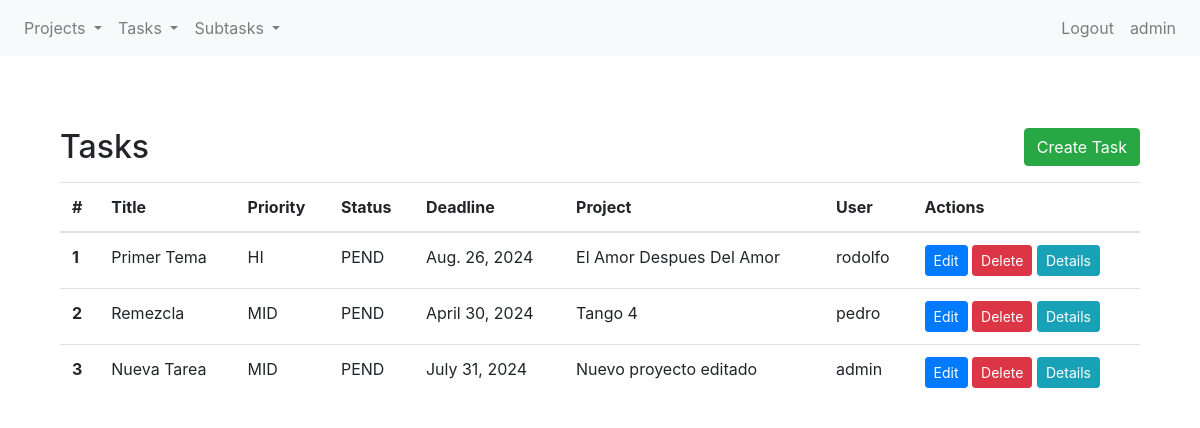
/projects/tasks/list/ (signed in), run on the app's committed database.
### projects/models.py (models this page shows, shortened)
class Task(models.Model):
    class Priority(models.TextChoices):
        HIGH = 'HI', 'High'
        MEDIUM = 'MID', 'Medium'
        LOW = 'LOW', 'Low'
    class Status(models.TextChoices):
        PENDING = 'PEND', 'Pending'
        ONGOING = 'ON', 'Ongoing'
        FINISHED = 'FIN', 'Finished'
    title = models.CharField(max_length=255)
    description = models.TextField()
    priority = models.CharField(max_length=3,
                                choices=Priority.choices,
                                default=Priority.MEDIUM)
    status = models.CharField(max_length=4,
                                choices=Status.choices,
                                default=Status.PENDING)
    deadline = models.DateField(blank=True, null=True)
    project = models.ForeignKey(Project, on_delete=models.CASCADE, related_name="project")
    user = models.ForeignKey(User, on_delete=models.CASCADE)

class Project(models.Model):
    title = models.CharField(max_length=255)
    deadline = models.DateField(blank=True, null=True)
    user = models.ForeignKey(User, on_delete=models.CASCADE)
    def __str__(self):
        return(f"{self.title}")

### projects/views.py (the view)
# urls.py: path("tasks/list/", TaskListView.as_view(), name="task-list"),
class TaskListView(LoginRequiredMixin, ListView):
    model = Task
    template_name = "projects/cbv/task_list.html"
    context_object_name = "task_list"

### projects/templates/projects/cbv/task_list.html
{% extends 'projects/base.html' %} {% block title %} Task List {% endblock %} {% block content %}
<section class="py-5">
  <div class="container">
    <div class="d-flex justify-content-between align-items-center mb-3">
      <h2 class="mb-0">Tasks</h2>
      <a href="{% url 'task-create' %}" class="btn btn-success">Create Task</a>
    </div>
    <table class="table">
      <thead>
        <tr>
          <th scope="col">#</th>
          <th scope="col">Title</th>
          <th scope="col">Priority</th>
          <th scope="col">Status</th>
          <th scope="col">Deadline</th>
          <th scope="col">Project</th>
          <th scope="col">User</th>
          <th scope="col">Actions</th>
        </tr>
      </thead>
      <tbody>
        {% if task_list %} {% for task in task_list %}
        <tr>
          <th scope="row">{{ forloop.counter }}</th>
          <td>{{ task.title }}</td>
          <td>{{ task.priority }}</td>
          <td>{{ task.status }}</td>
          <td>{{ task.deadline }}</td>
          <td>{{ task.project }}</td>
          <td>{{ task.user }}</td>
          <td>
            <a href="{% url 'task-update' task.id %}" class="btn btn-primary btn-sm">Edit</a>
            <a href="{% url 'task-delete' task.id %}" class="btn btn-danger btn-sm">Delete</a>
            <a href="{% url 'task-detail' task.id %}" class="btn btn-info btn-sm">Details</a>
          </td>
        </tr>
        {% endfor %} {% else %}
        <tr>
          <td colspan="7">No Tasks.</td>
        </tr>
        {% endif %}
      </tbody>
    </table>
  </div>
</section>
{% endblock %}

### projects/templates/projects/base.html (shortened to what this page needs)
{% load static %}
<!DOCTYPE html>
<html lang="en">
  <head>
    <link rel="stylesheet" href="{% static 'projects/css/bootstrap.css' %}" />
  </head>
  <body>
    <nav class="navbar navbar-expand-lg navbar-light bg-light">
      <div class="collapse navbar-collapse" id="navbarNav">
        {% if user.is_authenticated %}
        <ul class="navbar-nav">
          <li class="nav-item dropdown">
            <a
              class="nav-link dropdown-toggle"
              href="#"
              id="navbarDropdownMenuLinkProject"
              role="button"
              data-toggle="dropdown"
              aria-haspopup="true"
              aria-expanded="false"
            >
              Projects
            </a>
          </li>
          <li class="nav-item dropdown">
            <a
              class="nav-link dropdown-toggle"
              href="#"
              id="navbarDropdownMenuLinkTask"
              role="button"
              data-toggle="dropdown"
              aria-haspopup="true"
              aria-expanded="false"
            >
              Tasks
            </a>
          </li>
          <li class="nav-item dropdown">
            <a
              class="nav-link dropdown-toggle"
              href="#"
              id="navbarDropdownMenuLinkSubtask"
              role="button"
              data-toggle="dropdown"
              aria-haspopup="true"
              aria-expanded="false"
            >
              Subtasks
            </a>
          </li>
        </ul>
        {% endif %}
        <ul class="navbar-nav ml-auto">
          {% if user.is_authenticated %}
          <li class="nav-item">
            <a class="nav-link" href="{% url 'logout' %}">Logout</a>
          </li>
          <li class="nav-item">
            <a class="nav-link" href="{% url 'edit-user' %}">{{ user }}</a>
          </li>
          {% endif %}
        </ul>
      </div>
    </nav>
    <div class="container mt-4">
      {% block content %}{% endblock content %}
    </div>
  </body>
</html>

### data on the page
Task: title "Primer Tema", priority "HI", status "PEND", deadline "Aug. 26, 2024", project "El Amor Despues Del Amor", user "rodolfo"
Task: title "Remezcla", priority "MID", status "PEND", deadline "April 30, 2024", project "Tango 4", user "pedro"
Task: title "Nueva Tarea", priority "MID", status "PEND", deadline "July 31, 2024", project "Nuevo proyecto editado", user "admin"

### other printed values
{{ user }} "admin"
